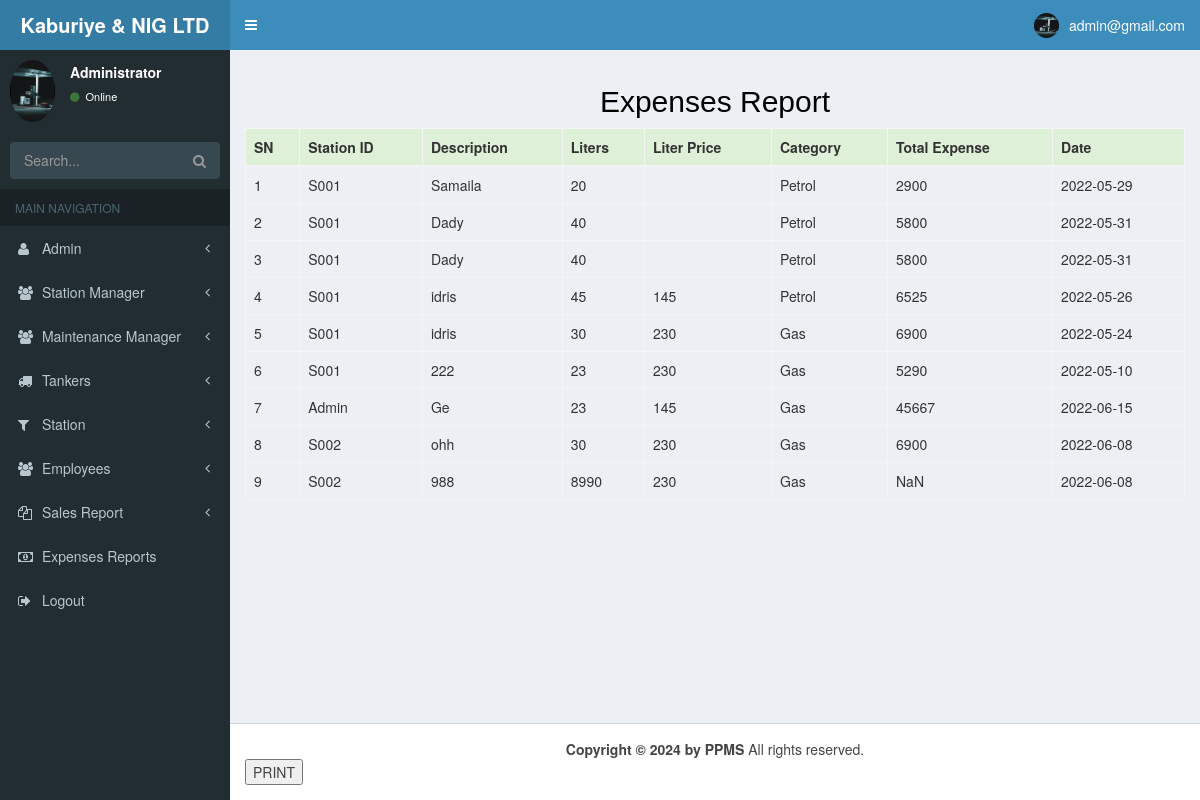
Screenshot of /expenses_report.php (signed in) with the database file from the repository.
### tables this page shows
CREATE TABLE `station_expenses` (
  `expense_id` int(100) NOT NULL,
  `station_id` varchar(100) NOT NULL,
  `expense_description` varchar(50) NOT NULL,
  `liter_amount` varchar(100) NOT NULL,
  `liter_price` varchar(20) NOT NULL,
  `total_expense` varchar(400) NOT NULL,
  `expensedate` date NOT NULL,
  `category` varchar(100) NOT NULL
);

### expenses_report.php (the view, shortened to what this page needs)
<?php
require __DIR__ . "/config/database.php";
$user = $_SESSION['data'];
$profile = mysqli_query($conn, "select * from admin where email='$user'");
$fetch = mysqli_fetch_array($profile);
?>
<!DOCTYPE html>
<html>
<head>
  <link rel="stylesheet" href="css/bootstrap.min.css">
  <link rel="stylesheet" href="css/font-awesome.min.css">
  <link rel="stylesheet" href="css/ionicons.min.css">
  <link rel="stylesheet" href="css/AdminLTE.min.css">
  <link rel="stylesheet" href="css/_all-skins.min.css">
</head>
<body class="hold-transition skin-blue sidebar-mini">
  <div class="wrapper">
    <header class="main-header">
      <a href="admin_dashboard.php" class="logo">
        <span class="logo-lg"><b>Kaburiye & NIG LTD</b></span>
      </a>
      <nav class="navbar navbar-static-top">
        <a href="#" class="sidebar-toggle" data-toggle="push-menu" role="button">
        </a>
        <div class="navbar-custom-menu">
          <ul class="nav navbar-nav">
            <li class="dropdown user user-menu">
              <a href="#" class="dropdown-toggle" data-toggle="dropdown">
                <img src="images/admin.jpg" class="user-image" alt="User Image">
                <span class="hidden-xs"><?php echo "$fetch[email]"; ?></span>
              </a>
            </li>
          </ul>
        </div>
      </nav>
    </header>
    <aside class="main-sidebar">
      <section class="sidebar">
        <div class="user-panel">
          <div class="pull-left image">
            <img src="images/admin.jpg" class="img-circle" alt="User Image">
          </div>
          <div class="pull-left info">
            <p>Administrator</p>
            <a href="#"><i class="fa fa-circle text-success"></i> Online</a>
          </div>
        </div>
        <form action="#" method="get" class="sidebar-form">
          <div class="input-group">
            <input type="text" name="q" class="form-control" placeholder="Search...">
            <span class="input-group-btn">
              <button type="submit" name="search" id="search-btn" class="btn btn-flat"><i class="fa fa-search"></i>
              </button>
            </span>
          </div>
        </form>
        <ul class="sidebar-menu" data-widget="tree">
          <li class="header">MAIN NAVIGATION</li>
          <li class=" treeview">
            <a href="#">
              <i class="fa fa-user"></i> <span>Admin</span>
              <span class="pull-right-container">
                <i class="fa fa-angle-left pull-right"></i>
              </span>
            </a>
          </li>
          <li class="treeview">
            <a href="#">
              <i class="fa fa-group"></i> <span> Station Manager</span>
              <span class="pull-right-container">
                <small class="fa fa-angle-left pull-right "></small>
              </span>
            </a>
          </li>
          <li class="treeview">
            <a href="#">
              <i class="fa fa-group"></i> <span>Maintenance Manager</span>
              <span class="pull-right-container">
                <small class="fa fa-angle-left pull-right "></small>
              </span>
            </a>
          </li>
          <li class="treeview">
            <a href="#">
              <i class="fa fa-truck"></i> <span>Tankers</span>
              <span class="pull-right-container">
                <small class="fa fa-angle-left pull-right "></small>
              </span>
            </a>
          </li>
          <li class="treeview">
            <a href="#">
              <i class="fa fa-filter"></i> <span>Station</span>
              <span class="pull-right-container">
                <small class="fa fa-angle-left pull-right "></small>
              </span>
            </a>
          </li>
          <li class="treeview">
            <a href="#">
              <i class="fa fa-group"></i> <span>Employees</span>
              <span class="pull-right-container">
                <small class="fa fa-angle-left pull-right "></small>
              </span>
            </a>
          </li>
          <li class="treeview">
            <a href="#">
              <i class="fa fa-files-o"></i> <span> Sales Report</span>
              <span class="pull-right-container">
                <small class="fa fa-angle-left pull-right "></small>
              </span>
            </a>
          </li>
          <li>
          <li>
          <li>
            <a href="expenses_report.php">
              <i class="fa fa-money"></i> <span>Expenses Reports</span>
            </a>
          </li>
          <li>
          <li>
            <a href="alogout.php">
              <i class="fa fa-sign-out"></i> <span>Logout</span>
            </a>
          </li>
      </section>
    </aside>
    <div class="content-wrapper">
      <section class="content">
        <h2 align="center" style="color:black;"> Expenses Report</h2>
        <div class="table-responsive">
          <table class="table table-bordered table-hover">
            <thead>
              <tr class="success">
                <th> SN</th>
                <th> Station ID </th>
                <th> Description </th>
                <th> Liters</th>
                <th>Liter Price</th>
                <th> Category </th>
                <th> Total Expense </th>
                <th>Date</th>
              </tr>
            </thead>
            <?php
            require __DIR__ . "/config/database.php";
            $getRecords_string = "select * from station_expenses order by expense_id ";
            $getRecord = mysqli_query($conn, $getRecords_string);
            $num_of_record = mysqli_num_rows($getRecord);
            if ($num_of_record > 0) {
              while ($record = mysqli_fetch_array($getRecord)) {
                echo '<tr>';
                echo "<td class=''>$record[expense_id]</td>";
                echo "<td class=''>$record[station_id]</td>";
                echo "<td class=''>$record[expense_description]</td>";
                echo "<td class=''>$record[liter_amount]</td>";
                echo "<td class=''>$record[liter_price]</td>";
                echo "<td class=''>$record[category]</td>";
                echo "<td class=''>$record[total_expense]</td>";
                echo "<td class=''>$record[expensedate]</td>";
                echo '</tr>';
              }
            } else {
              echo "<h5>Loading..........</h5>";
            }
            ?>
          </table>
        </div>
      </section>
    </div>
    <footer class="main-footer">
      <center> <strong>Copyright &copy; 2024 by PPMS</strong> All rights reserved.</center>
      <button onclick="window.print()">PRINT</button>
    </footer>
  </div>
</body>
</html>

### rows the page displays
station_expenses: expense_id "1", station "S001", expense_description "Samaila", liter_amount "20", category "Petrol", total_expense "2900", expensedate "2022-05-29"
station_expenses: expense_id "2", station "S001", expense_description "Dady", liter_amount "40", category "Petrol", total_expense "5800", expensedate "2022-05-31"
station_expenses: expense_id "3", station "S001", expense_description "Dady", liter_amount "40", category "Petrol", total_expense "5800", expensedate "2022-05-31"
station_expenses: expense_id "4", station "S001", expense_description "idris", liter_amount "45", liter_price "145", category "Petrol", total_expense "6525", expensedate "2022-05-26"
station_expenses: expense_id "5", station "S001", expense_description "idris", liter_amount "30", liter_price "230", category "Gas", total_expense "6900", expensedate "2022-05-24"
station_expenses: expense_id "6", station "S001", expense_description "222", liter_amount "23", liter_price "230", category "Gas", total_expense "5290", expensedate "2022-05-10"
station_expenses: expense_id "7", station "Admin", expense_description "Ge", liter_amount "23", liter_price "145", category "Gas", total_expense "45667", expensedate "2022-06-15"
station_expenses: expense_id "8", station "S002", expense_description "ohh", liter_amount "30", liter_price "230", category "Gas", total_expense "6900", expensedate "2022-06-08"
station_expenses: expense_id "9", station "S002", expense_description "988", liter_amount "8990", liter_price "230", category "Gas", total_expense "NaN", expensedate "2022-06-08"

### other values shown
$fetch[email] "admin@gmail.com"
